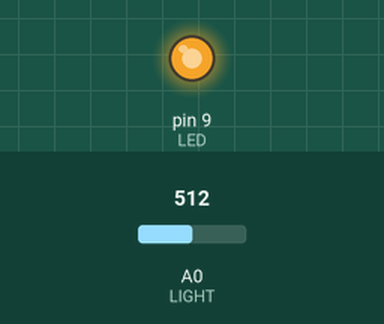
Bench run of a sketch on a simulated Arduino Uno, built with avr-gcc and run on an emulated ATmega328P. On the bench: output pins drawn as LEDs (lit = HIGH). The inputs (shaded band) are chosen by the test bench; at power-on: A0 (LIGHT) = 512.

Above: at 1.2 s.
1.3 s: A0 (LIGHT) set to 716
At 2.5 s:
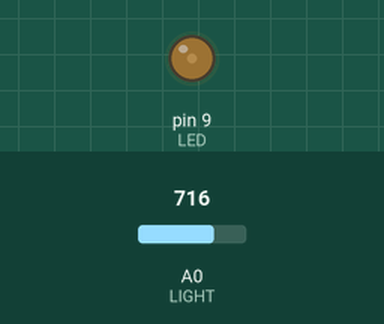
2.8 s: A0 (LIGHT) set to 775
At 3.6 s:
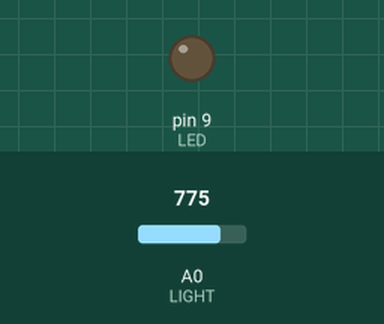
Timing chart, 0 to 5.8 s (numbered marks = the images above; inputs shaded):
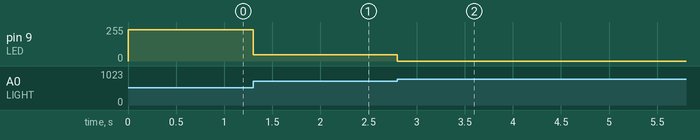

Measured:
- after the input at 1.3 s, pin 9 (LED): 234/255 → 46/255 at once
- after the input at 2.8 s, pin 9 (LED): 46/255 → 0/255 at once

The sketch:

nightlight.ino
```cpp
const int LED=9;
const int LIGHT=0;

const int MIN_LIGHT=489;
const int MAX_LIGHT=765;

int val = 0;

void setup() {
  pinMode(LED, OUTPUT);
}

void loop() {
  val = analogRead(LIGHT);
  val = map(val, MIN_LIGHT, MAX_LIGHT, 255, 0);
  val = constrain(val, 0, 255);
  analogWrite(LED, val);
}
```
